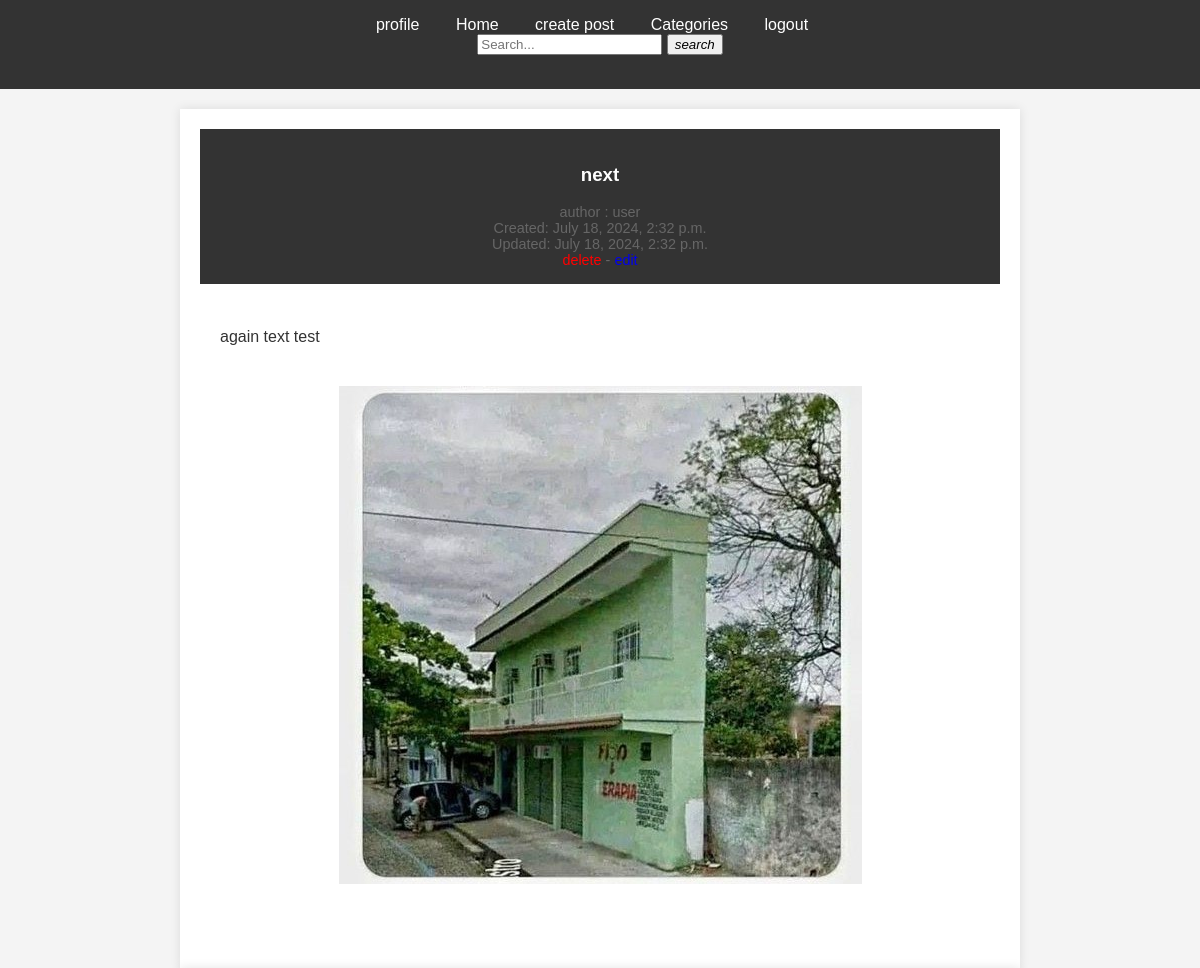
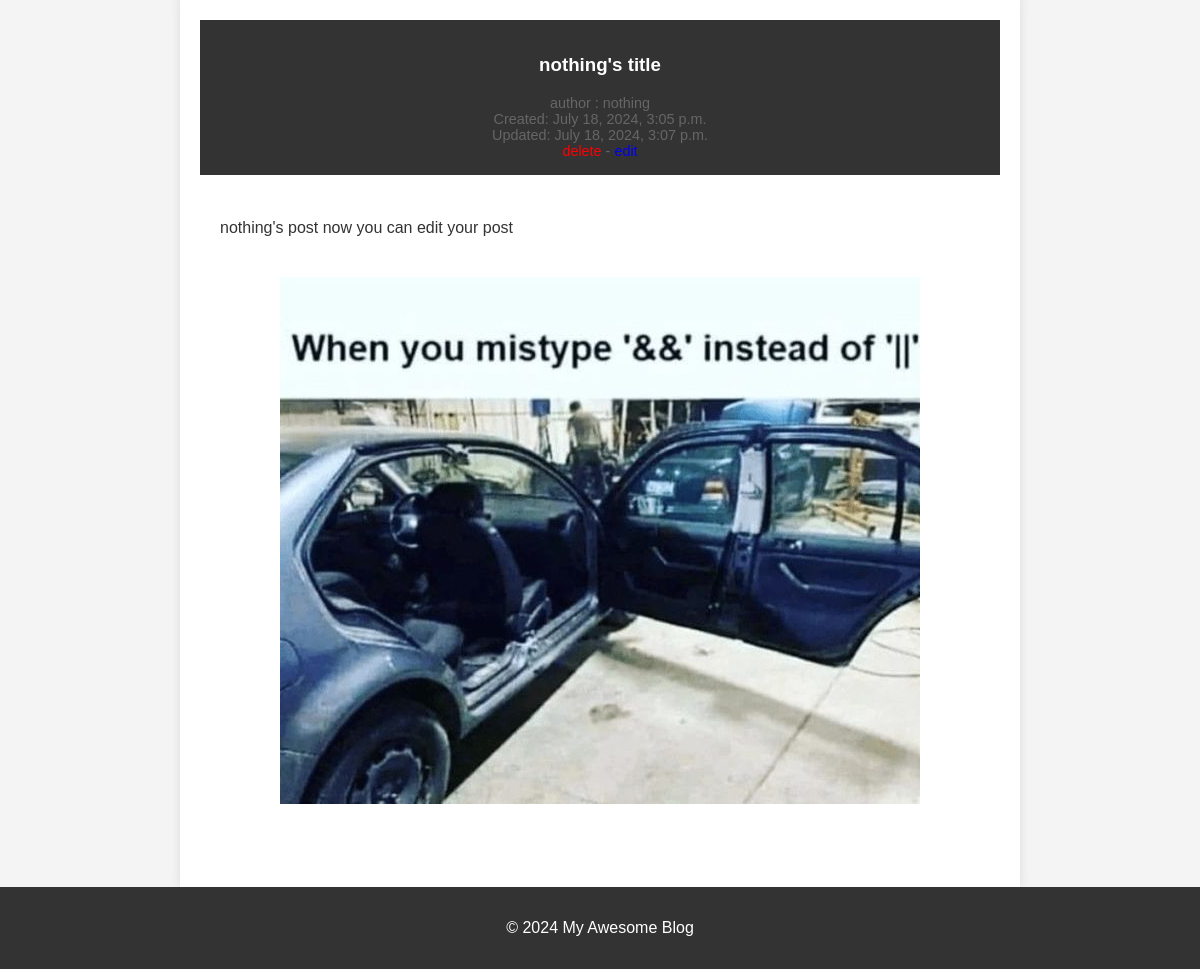
Screenshot of / (signed in) with the database file from the repository (2 pictures, top to bottom).
### blogapp/models.py (models this page shows, shortened)
class BlogPost(models.Model):
    title = models.CharField(max_length=100)
    author = models.ForeignKey(
        CustomUsers, max_length=100, on_delete=models.CASCADE
    )
    created_at = models.DateTimeField(auto_now_add=True)
    updated_at = models.DateTimeField(auto_now=True)
    text = models.TextField()
    images = models.ImageField(upload_to='blogapp/images', null=True, blank=True)

### users/models.py (models this page shows)
class CustomUsers(AbstractBaseUser, PermissionsMixin):
    profile_pic = models.ImageField(upload_to='users/images') #for profile
    username_validator = UnicodeUsernameValidator()
    username = models.CharField(
        unique=True,
        validators=[username_validator,],
        max_length=59
    )
    email = models.EmailField(max_length=180)
    first_name = models.CharField(max_length=59, blank=True)
    last_name = models.CharField(max_length=59, blank=True)
    choices = (
        ('Male', 'male'),
        ('Female', 'female')
    )
    gender = models.CharField(max_length=10, choices=choices)
    is_staff = models.BooleanField(default=False)
    is_active = models.BooleanField(default=True)
    date_joined = models.DateTimeField(auto_now_add=True)
    objects = CustomUserManager()
    USERNAME_FIELD = 'username'
    REQUIRED_FIELDS = ['email']
    def __str__(self):
        return self.username

### blogapp/views.py (the view)
# urls.py: path('', Home, name="homepage"),
@login_required(login_url='blogapp:mainpage')
def Home(request):
    queryset = BlogPost.objects.all().order_by('created_at')
    return render(request, 'blogapp/homepage.html', {'posts':queryset})

### templates/blogapp/homepage.html (shortened to what this page needs)
{% load static %}
<!DOCTYPE html>
<html lang="en">
<head>
    <link rel="stylesheet" href="{% static 'blogapp/css/homepage.css' %}">
    <link rel="stylesheet" href="{% static 'blogapp/css/all_posts.css' %}">
</head>
<body>
    <header>
        <nav>
            <ul>
                <li><a  href="{% url 'users:profile' %}">profile</a></li>
                <li><a  href="#">Home</a></li>
                <li><a href="{% url 'blogapp:create_post' %}">create post</a></li>
                <li><a   href="/categories/">Categories</a></li>
                <li><a  href="{% url 'blogapp:logout' %}">logout</a></li>
                <li>
                    <form action="/search/" method="get">
                        <input type="text" name="q" placeholder="Search...">
                        <button type="submit">
                            <i class="fas fa-search">search</i>
                        </button>
                    </form>
                </li>
            </ul>
        </nav>
    </header>
    {% if posts %}
    {% for post in posts %}
    <div class="container">
        <header>
            <h3>{{ post.title }}</h3>
            <div class="post-meta">
                <span>author : {{ post.author }}</span> <br>
                <span>Created: {{ post.created_at }}</span> <br>
                <span>Updated: {{ post.updated_at }}</span> <br>
                <span><a style="text-decoration: none;color:red;" href="{% url 'blogapp:deletepost' post.id %}">delete</a></span> -
                <span><a style="text-decoration: none;" href="{% url 'blogapp:update' post.id %}">edit</a></span>
            </div>
        </header>
        <div class="post-content">
            {{ post.text|safe }}
                <figure>
                    <img src="{{ post.images.url }}" alt="{{ image.alt_text }}">
                </figure>
        </div>
    </div>
    {% endfor %}
    {% else %}
        <h3 style="text-align: center; color:red;">NO POST HERE TO DISPLAY</h3>
    {% endif %}
    <footer>
        <p>&copy; 2024 My Awesome Blog</p>
    </footer>
</body>
</html>

### static/blogapp/css/homepage.css (style rules this page uses)
body { font-family: Arial, sans-serif; margin: 0; padding: 0; background-color: #f4f4f4; }
header { background-color: #333; color: #fff; padding: 1em 0; text-align: center; }
header nav ul { list-style: none; padding: 0; margin: 0; }
header nav ul li { display: inline; margin: 0 1em; }
header nav ul li a { color: #fff; text-decoration: none; }
footer { background-color: #333; color: #fff; text-align: center; padding: 1em 0; }

### static/blogapp/css/all_posts.css (style rules this page uses)
body { font-family: 'Arial', sans-serif; background-color: #f4f4f4; color: #333; }
.container { max-width: 800px; margin: 0 auto; padding: 20px; background-color: #fff; box-shadow: 0 0 10px rgba(0, 0, 0, 0.1); }
header { margin-bottom: 20px; }
.post-meta { font-size: 0.9em; color: #666; }
.post-content { line-height: 1.6; font-size: 1em; padding: 20px; }
.post-content img { max-width: 100%; height: auto; margin: 20px 0; }
figure { text-align: center; }

### rows the page displays
BlogPost: title "next", author "user", created_at "July 18, 2024, 2:32 p.m.", updated_at "July 18, 2024, 2:32 p.m.", text "again text test", images (picture)
BlogPost: title "nothing's title", author "nothing", created_at "July 18, 2024, 3:05 p.m.", updated_at "July 18, 2024, 3:07 p.m.", text "nothing's post now you can edit your post", images (picture)
